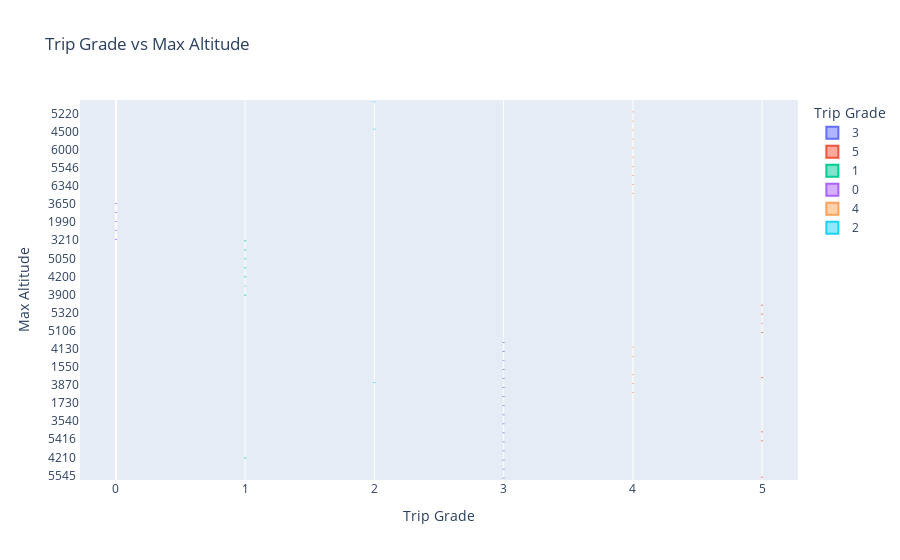

Notebook source saved alongside this figure:
### Code cell
fig = px.violin(df,
                 x='Trip Grade',
                 y='Max Altitude',
                 color="Trip Grade",
                 title="Trip Grade vs Max Altitude",
                 hover_data=["Cost"]
                )
fig.update_traces(marker_size=5)
fig.show()

### Figure 1 — Plotly figure (JSON) as saved in the notebook; plotly's stock layout.template omitted (floating-point values rounded to 4 significant figures; data arrays with more than 128 entries replaced by an {"elided": "..."} marker saying what was removed)
{"data": [{"alignmentgroup": "True", "box": {"visible": false}, "customdata": [[1420], [1295], [2000], [3300], [1800], [1450], [4200], [1090], [980], [1350], [1250], [1380], [1499], [1499], [1499], [1499], [1499], [1499], [1499], [1499], [1190], [3600], [1090], [690], [1090], [980], [1350], [1250], [1380], [1499], [1499], [1499], [1499], [1499], [1499], [1499], [1499], [1190], [3600], [1090], [690], [1090], [980], [1350], [1250], [1380], [1499], [1499], [1499], [1499], [1499], [1499], [1499], [1499], [1190], [3600], [1090], [690], [1090], [980], [1350], [1250], [1380], [1499], [1499], [1499], [1499], [1499], [1499], [1499], [1499], [1190], [3600], [1090], [690], [1090], [980], [1350], [1250], [1380], [1499], [1499], [1499], [1499], [1499], [1499], [1499], [1499], [1190], [3600], [1090], [690]], "hovertemplate": "Trip Grade=%{x}<br>Max Altitude=%{y}<br>Cost=%{customdata[0]}<extra></extra>", "legendgroup": "3", "marker": {"color": "#636efa", "size": 5}, "name": "3", "offsetgroup": "3", "orientation": "h", "scalegroup": "True", "showlegend": true, "type": "violin", "x": [3, 3, 3, 3, 3, 3, 3, 3, 3, 3, 3, 3, 3, 3, 3, 3, 3, 3, 3, 3, 3, 3, 3, 3, 3, 3, 3, 3, 3, 3, 3, 3, 3, 3, 3, 3, 3, 3, 3, 3, 3, 3, 3, 3, 3, 3, 3, 3, 3, 3, 3, 3, 3, 3, 3, 3, 3, 3, 3, 3, 3, 3, 3, 3, 3, 3, 3, 3, 3, 3, 3, 3, 3, 3, 3, 3, 3, 3, 3, 3, 3, 3, 3, 3, 3, 3, 3, 3, 3, 3, 3, 3], "x0": " ", "xaxis": "x", "y": ["5545 ", "5545 ", "5545 ", "5545 ", "5545 ", "5360 ", "5545 ", "4210 ", "4230 ", "5416 ", "5416 ", "5220 ", "3540", "3055", "1730", "5000", "3870", "5545", "1550", "3870", "5357", "5545", "4130", "4773", "4210 ", "4230 ", "5416 ", "5416 ", "5220 ", "3540", "3055", "1730", "5000", "3870", "5545", "1550", "3870", "5357", "5545", "4130", "4773", "4210 ", "4230 ", "5416 ", "5416 ", "5220 ", "3540", "3055", "1730", "5000", "3870", "5545", "1550", "3870", "5357", "5545", "4130", "4773", "4210 ", "4230 ", "5416 ", "5416 ", "5220 ", "3540", "3055", "1730", "5000", "3870", "5545", "1550", "3870", "5357", "5545", "4130", "4773", "4210 ", "4230 ", "5416 ", "5416 ", "5220 ", "3540", "3055", "1730", "5000", "3870", "5545", "1550", "3870", "5357", "5545", "4130", "4773"], "y0": " ", "yaxis": "y"}, {"alignmentgroup": "True", "box": {"visible": false}, "customdata": [[1720], [1950], [1900], [1250], [1450], [1450], [1850], [1499], [1499], [1499], [1499], [1250], [1450], [1450], [1850], [1499], [1499], [1499], [1499], [1250], [1450], [1450], [1850], [1499], [1499], [1499], [1499], [1250], [1450], [1450], [1850], [1499], [1499], [1499], [1499], [1250], [1450], [1450], [1850], [1499], [1499], [1499], [1499]], "hovertemplate": "Trip Grade=%{x}<br>Max Altitude=%{y}<br>Cost=%{customdata[0]}<extra></extra>", "legendgroup": "5", "marker": {"color": "#EF553B", "size": 5}, "name": "5", "offsetgroup": "5", "orientation": "h", "scalegroup": "True", "showlegend": true, "type": "violin", "x": [5, 5, 5, 5, 5, 5, 5, 5, 5, 5, 5, 5, 5, 5, 5, 5, 5, 5, 5, 5, 5, 5, 5, 5, 5, 5, 5, 5, 5, 5, 5, 5, 5, 5, 5, 5, 5, 5, 5, 5, 5, 5, 5], "x0": " ", "xaxis": "x", "y": ["5545 ", "5545 ", "5545 ", "5416 ", "5416 ", "5106 ", "5220 ", "4870", "5320", "5122", "5545", "5416 ", "5416 ", "5106 ", "5220 ", "4870", "5320", "5122", "5545", "5416 ", "5416 ", "5106 ", "5220 ", "4870", "5320", "5122", "5545", "5416 ", "5416 ", "5106 ", "5220 ", "4870", "5320", "5122", "5545", "5416 ", "5416 ", "5106 ", "5220 ", "4870", "5320", "5122", "5545"], "y0": " ", "yaxis": "y"}, {"alignmentgroup": "True", "box": {"visible": false}, "customdata": [[1060], [1150], [1100], [1090], [1750], [850], [850], [1450], [2150], [2300], [2150], [750], [1180], [920], [1499], [1090], [1750], [850], [850], [1450], [2150], [2300], [2150], [750], [1180], [920], [1499], [1090], [1750], [850], [850], [1450], [2150], [2300], [2150], [750], [1180], [920], [1499], [1090], [1750], [850], [850], [1450], [2150], [2300], [2150], [750], [1180], [920], [1499], [1090], [1750], [850], [850], [1450], [2150], [2300], [2150], [750], [1180], [920], [1499]], "hovertemplate": "Trip Grade=%{x}<br>Max Altitude=%{y}<br>Cost=%{customdata[0]}<extra></extra>", "legendgroup": "1", "marker": {"color": "#00cc96", "size": 5}, "name": "1", "offsetgroup": "1", "orientation": "h", "scalegroup": "True", "showlegend": true, "type": "violin", "x": [1, 1, 1, 1, 1, 1, 1, 1, 1, 1, 1, 1, 1, 1, 1, 1, 1, 1, 1, 1, 1, 1, 1, 1, 1, 1, 1, 1, 1, 1, 1, 1, 1, 1, 1, 1, 1, 1, 1, 1, 1, 1, 1, 1, 1, 1, 1, 1, 1, 1, 1, 1, 1, 1, 1, 1, 1, 1, 1, 1, 1, 1, 1], "x0": " ", "xaxis": "x", "y": ["3900 ", "3860 ", "3860 ", "4210 ", "4210 ", "4200 ", "4200 ", "2012", "4210 ", "4200 ", "4210 ", "5050 ", "4600", "5050 ", "3210", "4210 ", "4210 ", "4200 ", "4200 ", "2012", "4210 ", "4200 ", "4210 ", "5050 ", "4600", "5050 ", "3210", "4210 ", "4210 ", "4200 ", "4200 ", "2012", "4210 ", "4200 ", "4210 ", "5050 ", "4600", "5050 ", "3210", "4210 ", "4210 ", "4200 ", "4200 ", "2012", "4210 ", "4200 ", "4210 ", "5050 ", "4600", "5050 ", "3210", "4210 ", "4210 ", "4200 ", "4200 ", "2012", "4210 ", "4200 ", "4210 ", "5050 ", "4600", "5050 ", "3210"], "y0": " ", "yaxis": "y"}, {"alignmentgroup": "True", "box": {"visible": false}, "customdata": [[860], [590], [750], [780], [450], [860], [590], [750], [780], [450], [860], [590], [750], [780], [450], [860], [590], [750], [780], [450], [860], [590], [750], [780], [450]], "hovertemplate": "Trip Grade=%{x}<br>Max Altitude=%{y}<br>Cost=%{customdata[0]}<extra></extra>", "legendgroup": "0", "marker": {"color": "#ab63fa", "size": 5}, "name": "0", "offsetgroup": "0", "orientation": "h", "scalegroup": "True", "showlegend": true, "type": "violin", "x": [0, 0, 0, 0, 0, 0, 0, 0, 0, 0, 0, 0, 0, 0, 0, 0, 0, 0, 0, 0, 0, 0, 0, 0, 0], "x0": " ", "xaxis": "x", "y": ["3210 ", "1990 ", "2607 ", "3650 ", "3210", "3210 ", "1990 ", "2607 ", "3650 ", "3210", "3210 ", "1990 ", "2607 ", "3650 ", "3210", "3210 ", "1990 ", "2607 ", "3650 ", "3210", "3210 ", "1990 ", "2607 ", "3650 ", "3210"], "y0": " ", "yaxis": "y"}, {"alignmentgroup": "True", "box": {"visible": false}, "customdata": {"elided": "145x1 int values"}, "hovertemplate": "Trip Grade=%{x}<br>Max Altitude=%{y}<br>Cost=%{customdata[0]}<extra></extra>", "legendgroup": "4", "marker": {"color": "#FFA15A", "size": 5}, "name": "4", "offsetgroup": "4", "orientation": "h", "scalegroup": "True", "showlegend": true, "type": "violin", "x": {"elided": "145 int values"}, "x0": " ", "xaxis": "x", "y": {"elided": "145 str values"}, "y0": " ", "yaxis": "y"}, {"alignmentgroup": "True", "box": {"visible": false}, "customdata": [[1499], [1040], [590], [1499], [1040], [590], [1499], [1040], [590], [1499], [1040], [590], [1499], [1040], [590]], "hovertemplate": "Trip Grade=%{x}<br>Max Altitude=%{y}<br>Cost=%{customdata[0]}<extra></extra>", "legendgroup": "2", "marker": {"color": "#19d3f3", "size": 5}, "name": "2", "offsetgroup": "2", "orientation": "h", "scalegroup": "True", "showlegend": true, "type": "violin", "x": [2, 2, 2, 2, 2, 2, 2, 2, 2, 2, 2, 2, 2, 2, 2], "x0": " ", "xaxis": "x", "y": ["3870", "3860", "4500", "3870", "3860", "4500", "3870", "3860", "4500", "3870", "3860", "4500", "3870", "3860", "4500"], "y0": " ", "yaxis": "y"}], "layout": {"legend": {"title": {"text": "Trip Grade"}, "tracegroupgap": 0}, "title": {"text": "Trip Grade vs Max Altitude"}, "violinmode": "group", "xaxis": {"anchor": "y", "categoryarray": [3, 5, 1, 0, 4, 2], "categoryorder": "array", "domain": [0, 1], "title": {"text": "Trip Grade"}}, "yaxis": {"anchor": "x", "domain": [0, 1], "title": {"text": "Max Altitude"}}}}
